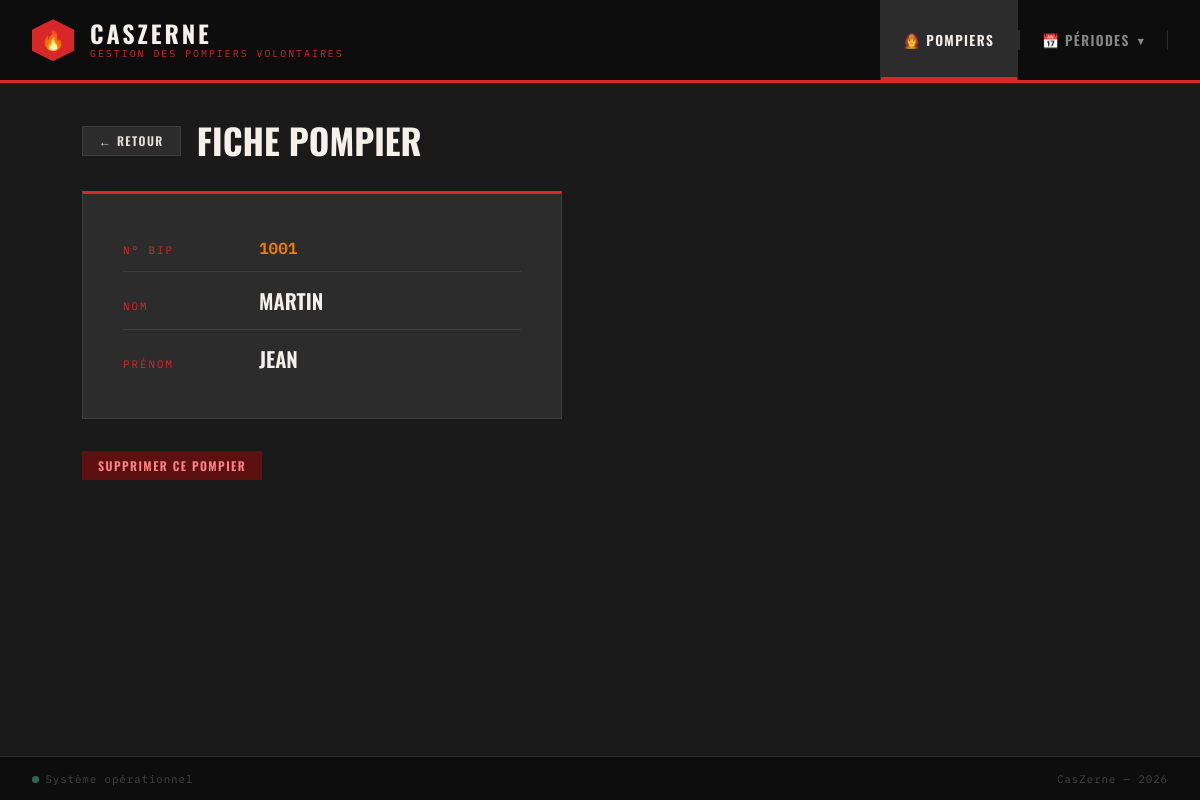
/index.php?action=detailPompier&bip=1001, run on the app's committed database.
### tables this page shows
CREATE TABLE VOLONTAIRE (
    idVolontaire INT          NOT NULL AUTO_INCREMENT,
    nom          VARCHAR(80)  NOT NULL,
    prenom       VARCHAR(80)  NOT NULL,
    numeroBip    VARCHAR(10)  NOT NULL COMMENT 'Identifiant radio unique du pompier',
    nbGardes     INT          NOT NULL DEFAULT 0 COMMENT 'Compteur cumulé de gardes effectuées',
    PRIMARY KEY (idVolontaire),
    UNIQUE KEY uq_numeroBip (numeroBip)
);

### controleur/detailPompier.php (called while the page is built, shortened)
<?php
require_once RACINE . '/Core/Pompier.php';
require_once RACINE . '/Core/DAO/PompierDAO.php';
$bip     = $_GET['bip'] ?? '';
$pompier = null;
$erreur  = null;
try {
    $dao     = new PompierDAO();
    $pompier = $dao->getByNumeroBip($bip);
} catch (Exception $e) {
    $erreur = "Erreur lors de la récupération.";
}
require_once RACINE . '/vue/entete.php';
require_once RACINE . '/vue/vueDetailPompier.php';
require_once RACINE . '/vue/pied.php';

### index.php (called while the page is built, shortened)
<?php
$action = $_GET['action'] ?? 'defaut';
$fichierControleur = controleurPrincipal($action);
require_once RACINE . '/controleur/' . $fichierControleur;

### modele/Connexion.php (called while the page is built, shortened)
<?php
class Connexion {
    private static ?PDO $instance = null;
    public static function getConnexion(): PDO {
        if (self::$instance === null) {
            $login   = "votre_login";
            $mdp     = "votre_mot_de_passe";
            $bd      = "nom_de_la_table";
            $serveur = "ip_serveur_ou_localhost";
            self::$instance = new PDO(
                "mysql:host=$serveur;dbname=$bd;charset=utf8",
                $login,
                $mdp,
                [PDO::ATTR_ERRMODE => PDO::ERRMODE_EXCEPTION,
                 PDO::ATTR_DEFAULT_FETCH_MODE => PDO::FETCH_ASSOC]
            );
        }
        return self::$instance;
    }
}

### Core/DAO/PompierDAO.php (called while the page is built, shortened)
<?php
require_once __DIR__ . '/../../modele/Connexion.php';
class PompierDAO {
    private PDO $connexion;
    public function __construct() {
        $this->connexion = Connexion::getConnexion();
    }
    public function getByNumeroBip(string $numeroBip): ?Pompier {
        $sql = "SELECT * FROM VOLONTAIRE WHERE numeroBip = ?";
        $stmt = $this->connexion->prepare($sql);
        $stmt->execute([$numeroBip]);
        $ligne = $stmt->fetch();
        if ($ligne) {
            return new Pompier(
                $ligne['nom'],
                $ligne['prenom'],
                $ligne['numeroBip']
            );
        }
        return null;
    }
}

### Core/Pompier.php (called while the page is built, shortened)
<?php
class Pompier {
    private string $nomPompier;
    private string $prenomPompier;
    private string $numeroBip;
    public function getNomPompier(): string {
        return $this->nomPompier;
    }
    public function getPrenomPompier(): string {
        return $this->prenomPompier;
    }
    public function getNumeroBip(): string {
        return $this->numeroBip;
    }
    public function __construct(string $nom, string $prenom , string $numero) {
        $this->nomPompier = $nom;
        $this->prenomPompier = $prenom;
        $this->numeroBip = $numero;
    }
}

### vue/vueDetailPompier.php (the view)
<div style="display:flex; align-items:center; gap:1rem; margin-bottom:2rem;">
    <a href="index.php?action=listePompiers" class="btn btn-acier btn-sm">← Retour</a>
    <div class="page-title" style="margin:0; border:none; padding:0;">
        <h1>Fiche pompier</h1>
    </div>
</div>
<?php if ($erreur): ?>
    <div class="alert alert-danger">⚠ <?= htmlspecialchars($erreur) ?></div>
<?php elseif ($pompier): ?>
    <div class="detail-card">
        <div class="detail-row">
            <span class="detail-label">N° BIP</span>
            <span class="detail-value mono"><?= htmlspecialchars($pompier->getNumeroBip()) ?></span>
        </div>
        <div class="detail-row">
            <span class="detail-label">Nom</span>
            <span class="detail-value"><?= htmlspecialchars($pompier->getNomPompier()) ?></span>
        </div>
        <div class="detail-row">
            <span class="detail-label">Prénom</span>
            <span class="detail-value"><?= htmlspecialchars($pompier->getPrenomPompier()) ?></span>
        </div>
    </div>
    <div style="margin-top:2rem;">
        <a href="index.php?action=supprimerPompier&bip=<?= urlencode($pompier->getNumeroBip()) ?>"
           class="btn btn-danger btn-sm"
           onclick="return confirm('Supprimer ce pompier définitivement ?')">
            Supprimer ce pompier
        </a>
    </div>
<?php endif; ?>

### vue/CSS/style.css (style rules this page uses)
:root { --rouge: #D62828; --rouge-feu: #F77F00; --noir: #0D0D0D; --charbon: #1A1A1A; --acier: #2C2C2C; --gris: #3F3F3F; --clair: #E8E0D5; --blanc: #F5F0EA; --vert-ok: #2D6A4F; }
*, *::before, *::after { box-sizing: border-box; margin: 0; padding: 0; }
body { background: var(--charbon); color: var(--clair); font-family: 'Source Sans 3', sans-serif; font-size: 16px; min-height: 100vh; display: flex; flex-direction: column; }
.page-title { display: flex; align-items: flex-end; gap: 1rem; margin-bottom: 2rem; padding-bottom: 1rem; border-bottom: 1px solid var(--gris); }
.page-title h1 { font-family: 'Oswald', sans-serif; font-size: 2.2rem; font-weight: 700; text-transform: uppercase; color: var(--blanc); line-height: 1; }
.btn { font-family: 'Oswald', sans-serif; font-size: 0.85rem; font-weight: 600; letter-spacing: 0.12em; text-transform: uppercase; padding: .55rem 1.5rem; border: none; cursor: pointer; text-decoration: none; display: inline-flex; align-items: center; gap: .5rem; transition: filter .15s, transform .1s; }
.btn-acier { background: var(--acier); color: var(--clair); border: 1px solid var(--gris); }
.btn-danger { background: #5c1010; color: #ff8585; }
.btn-sm { font-size: .75rem; padding: .35rem 1rem; }
.detail-card { background: var(--acier); border: 1px solid var(--gris); border-top: 3px solid var(--rouge); padding: 2rem 2.5rem; max-width: 480px; }
.detail-row { display: flex; align-items: baseline; gap: 1rem; padding: .8rem 0; border-bottom: 1px solid var(--gris); }
.detail-row:last-of-type { border-bottom: none; }
.detail-label { font-family: 'IBM Plex Mono', monospace; font-size: 0.68rem; color: var(--rouge); letter-spacing: 0.18em; text-transform: uppercase; min-width: 120px; }
.detail-value { font-family: 'Oswald', sans-serif; font-size: 1.3rem; font-weight: 600; color: var(--blanc); text-transform: uppercase; }
.detail-value.mono { font-family: 'IBM Plex Mono', monospace; font-size: 1rem; color: var(--rouge-feu); }

### data on the page
volontaire: numeroBip "1001", nom "MARTIN", prenom "JEAN"
